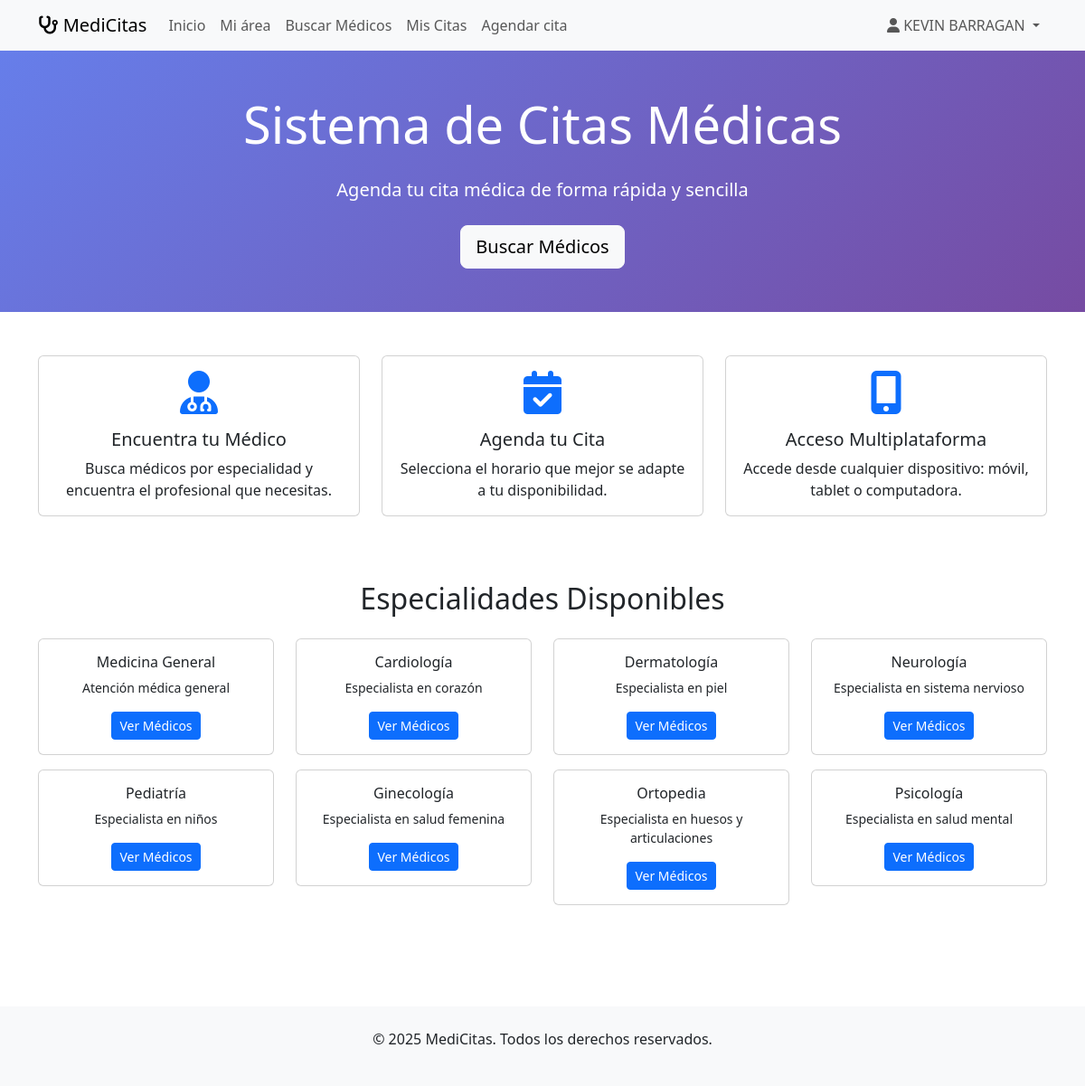
Screenshot of / (signed in) with the database file from the repository.
### app.py (models this page shows)
class User(UserMixin, db.Model):
    id = db.Column(db.Integer, primary_key=True)
    email = db.Column(db.String(120), unique=True, nullable=False)
    password_hash = db.Column(db.String(128), nullable=False)
    nombre = db.Column(db.String(100), nullable=False)
    telefono = db.Column(db.String(20))
    fecha_nacimiento = db.Column(db.Date)
    fecha_registro = db.Column(db.DateTime, default=datetime.utcnow)
    is_active = db.Column(db.Boolean, default=True)
    citas = db.relationship('Cita', backref='paciente', lazy=True)

class Especialidad(db.Model):
    id = db.Column(db.Integer, primary_key=True)
    nombre = db.Column(db.String(100), nullable=False, unique=True)
    descripcion = db.Column(db.Text)

### app.py (the view)
@app.route('/')
def index():
    especialidades = Especialidad.query.all()
    return render_template('index.html', especialidades=especialidades)

### app.py (called while the page is built)
@login_manager.user_loader
def load_user(user_id):
    return User.query.get(int(user_id))

### templates/index.html (shortened to what this page needs)
{% extends "base.html" %}
{% block content %}
<div class="hero-section py-5 text-white text-center" style="background: linear-gradient(135deg, #667eea 0%, #764ba2 100%);">
    <div class="container">
        <h1 class="display-4 mb-4">Sistema de Citas Médicas</h1>
        <p class="lead mb-4">Agenda tu cita médica de forma rápida y sencilla</p>
        {% if not current_user.is_authenticated %}
        <a href="{{ url_for('register') }}" class="btn btn-light btn-lg me-3">Registrarse</a>
        <a href="{{ url_for('login') }}" class="btn btn-outline-light btn-lg">Iniciar Sesión</a>
        {% else %}
        <a href="{{ url_for('buscar_medicos') }}" class="btn btn-light btn-lg">Buscar Médicos</a>
        {% endif %}
    </div>
</div>
<div class="container py-5">
    <div class="row">
        <div class="col-md-4 mb-4">
            <div class="card h-100 text-center">
                <div class="card-body">
                    <i class="fas fa-user-md fa-3x text-primary mb-3"></i>
                    <h5 class="card-title">Encuentra tu Médico</h5>
                    <p class="card-text">Busca médicos por especialidad y encuentra el profesional que necesitas.</p>
                </div>
            </div>
        </div>
        <div class="col-md-4 mb-4">
            <div class="card h-100 text-center">
                <div class="card-body">
                    <i class="fas fa-calendar-check fa-3x text-primary mb-3"></i>
                    <h5 class="card-title">Agenda tu Cita</h5>
                    <p class="card-text">Selecciona el horario que mejor se adapte a tu disponibilidad.</p>
                </div>
            </div>
        </div>
        <div class="col-md-4 mb-4">
            <div class="card h-100 text-center">
                <div class="card-body">
                    <i class="fas fa-mobile-alt fa-3x text-primary mb-3"></i>
                    <h5 class="card-title">Acceso Multiplataforma</h5>
                    <p class="card-text">Accede desde cualquier dispositivo: móvil, tablet o computadora.</p>
                </div>
            </div>
        </div>
    </div>
    {% if especialidades %}
    <div class="row mt-5">
        <div class="col-12">
            <h2 class="text-center mb-4">Especialidades Disponibles</h2>
            <div class="row">
                {% for especialidad in especialidades %}
                <div class="col-md-3 col-sm-6 mb-3">
                    <div class="card">
                        <div class="card-body text-center">
                            <h6 class="card-title">{{ especialidad.nombre }}</h6>
                            <p class="card-text small">{{ especialidad.descripcion }}</p>
                            {% if current_user.is_authenticated %}
                            <a href="{{ url_for('buscar_medicos', especialidad_id=especialidad.id) }}"
                               class="btn btn-primary btn-sm">Ver Médicos</a>
                            {% endif %}
                        </div>
                    </div>
                </div>
                {% endfor %}
            </div>
        </div>
    </div>
    {% endif %}
</div>
{% endblock %}

### templates/base.html (shortened to what this page needs)
<!DOCTYPE html>
<html lang="es">
<head>
    <link href="https://cdnjs.cloudflare.com/ajax/libs/bootstrap/5.3.0/css/bootstrap.min.css" rel="stylesheet">
    <link href="https://cdnjs.cloudflare.com/ajax/libs/font-awesome/6.4.0/css/all.min.css" rel="stylesheet">
</head>
<body>
    <nav class="navbar navbar-expand-lg navbar-light bg-light">
        <div class="container">
            <a class="navbar-brand" href="{{ url_for('index') }}">
                <i class="fas fa-stethoscope"></i> MediCitas
            </a>
            <div class="collapse navbar-collapse" id="navbarNav">
                <ul class="navbar-nav me-auto">
                    <li class="nav-item">
                        <a class="nav-link" href="{{ url_for('index') }}">Inicio</a>
                    </li>
                    {% if current_user.is_authenticated %}
                    <li class="nav-item">
                        <a class="nav-link" href="{{ url_for('dashboard') }}">Mi área</a>
                    </li>
                    <li class="nav-item">
                        <a class="nav-link" href="{{ url_for('buscar_medicos') }}">Buscar Médicos</a>
                    </li>
                    <li class="nav-item">
                        <a class="nav-link" href="{{ url_for('mis_citas') }}">Mis Citas</a>
                    </li>
                    <li class="nav-item">
                        <a class="nav-link" href="{{ url_for('agendar_cita') }}">Agendar cita</a>
                    </li>
                    {% endif %}
                </ul>
                <ul class="navbar-nav">
                    {% if current_user.is_authenticated %}
                    <li class="nav-item dropdown">
                        <a class="nav-link dropdown-toggle" href="#" id="navbarDropdown" role="button" data-bs-toggle="dropdown">
                            <i class="fas fa-user"></i> {{ current_user.nombre }}
                        </a>
                    </li>
                    {% endif %}
                </ul>
            </div>
        </div>
    </nav>
    <main>
        {% block content %}{% endblock %}
    </main>
    <footer class="bg-light text-center py-4 mt-5">
        <div class="container">
            <p>&copy; 2025 MediCitas. Todos los derechos reservados.</p>
        </div>
    </footer>
</body>
</html>

### rows the page displays
User: nombre "KEVIN BARRAGAN"
Especialidad: nombre "Medicina General", descripcion "Atención médica general"
Especialidad: nombre "Cardiología", descripcion "Especialista en corazón"
Especialidad: nombre "Dermatología", descripcion "Especialista en piel"
Especialidad: nombre "Neurología", descripcion "Especialista en sistema nervioso"
Especialidad: nombre "Pediatría", descripcion "Especialista en niños"
Especialidad: nombre "Ginecología", descripcion "Especialista en salud femenina"
Especialidad: nombre "Ortopedia", descripcion "Especialista en huesos y articulaciones"
Especialidad: nombre "Psicología", descripcion "Especialista en salud mental"
